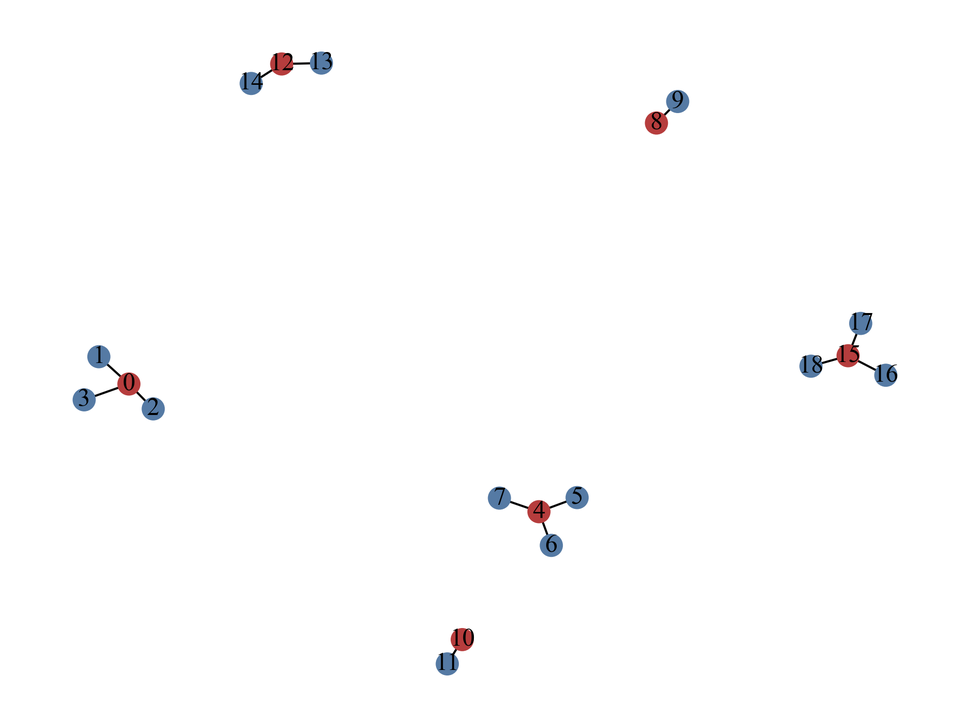
#> input picture drawing/lim_parse.png, 970 x 727 px, shrunk from 1920 x 1440 before the run, found by its file name
$ python maxlim.py
#> lines starting #> are read from the running program, lines starting #| are printed output that depends on the picture
from matplotlib.gridspec import GridSpec
import matplotlib.image as mpimg
import matplotlib.pyplot as plt
import matplotlib.ticker as ticker
import numpy as np
import os

plt.rcParams["font.size"] = 24
plt.rcParams["font.sans-serif"] = ["Times New Roman"]
plt.rcParams["font.family"] = "sans-serif"
plt.rcParams["savefig.dpi"] = 300

fig = plt.figure()
hrate = 0.05
gs = GridSpec(3, 5, figure=fig, hspace=hrate, wspace=0.03)
# gs = GridSpec(2, 3, figure=fig, wspace=0.3)

img_dir = ".\\"
lx = 0.90
ly = 0.50
px = 0.02
py = 0.02

# maxlim
Gp = mpimg.imread(os.path.abspath(img_dir + "lim_parse.png"))
#> Gp is the input picture: shape (727, 970, 4) float32; mean R, G, B, A 0.992, 0.992, 0.993, 1
Gl = mpimg.imread(os.path.abspath(img_dir + "lim_link.png"))
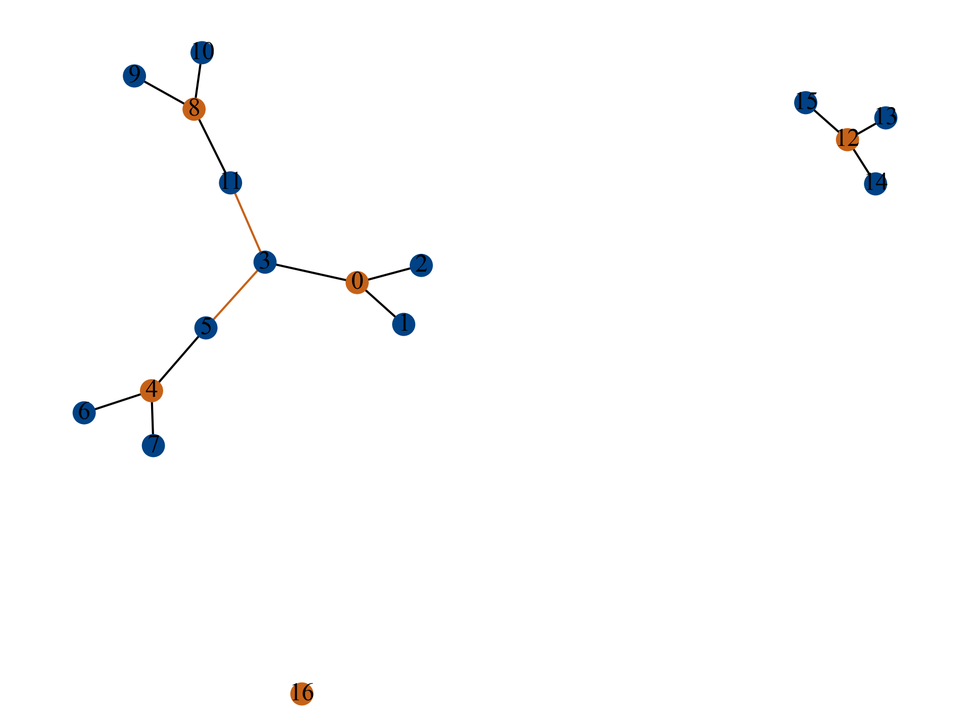
#> input picture drawing/lim_link.png, 970 x 727 px, shrunk from 1920 x 1440 before the run, found by its file name
#> Gl is the input picture: shape (727, 970, 4) float32; mean R, G, B, A 0.99, 0.99, 0.991, 1
Gr = mpimg.imread(os.path.abspath(img_dir + "lim_rest.png"))
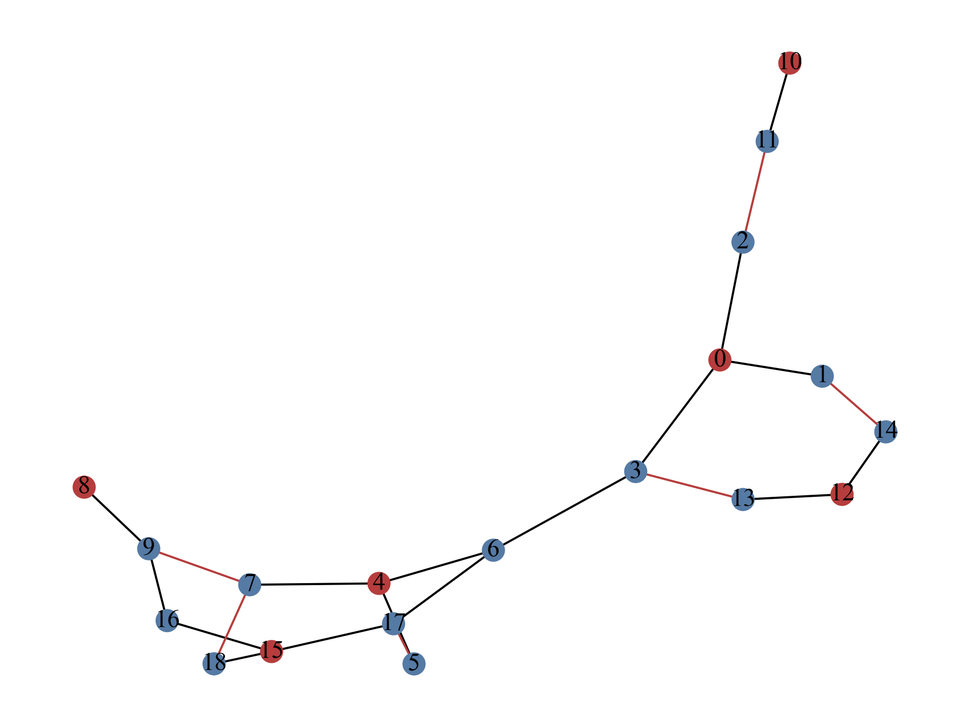
#> input picture drawing/lim_rest.png, 970 x 727 px, shrunk from 1920 x 1440 before the run, found by its file name
#> Gr is the input picture: shape (727, 970, 4) float32; mean R, G, B, A 0.989, 0.988, 0.989, 1

ax = fig.add_subplot(gs[1, 1])
ax.imshow(Gp, aspect="auto")
ax.set_xticks([])
ax.set_yticks([])

ax = fig.add_subplot(gs[1, 2])
ax.imshow(Gl, aspect="auto")
ax.set_xticks([])
ax.set_yticks([])

ax = fig.add_subplot(gs[1, 3])
ax.imshow(Gr, aspect="auto")
ax.set_xticks([])
ax.set_yticks([])

# no lim
Gp = mpimg.imread(os.path.abspath(img_dir + "no_parse.png"))
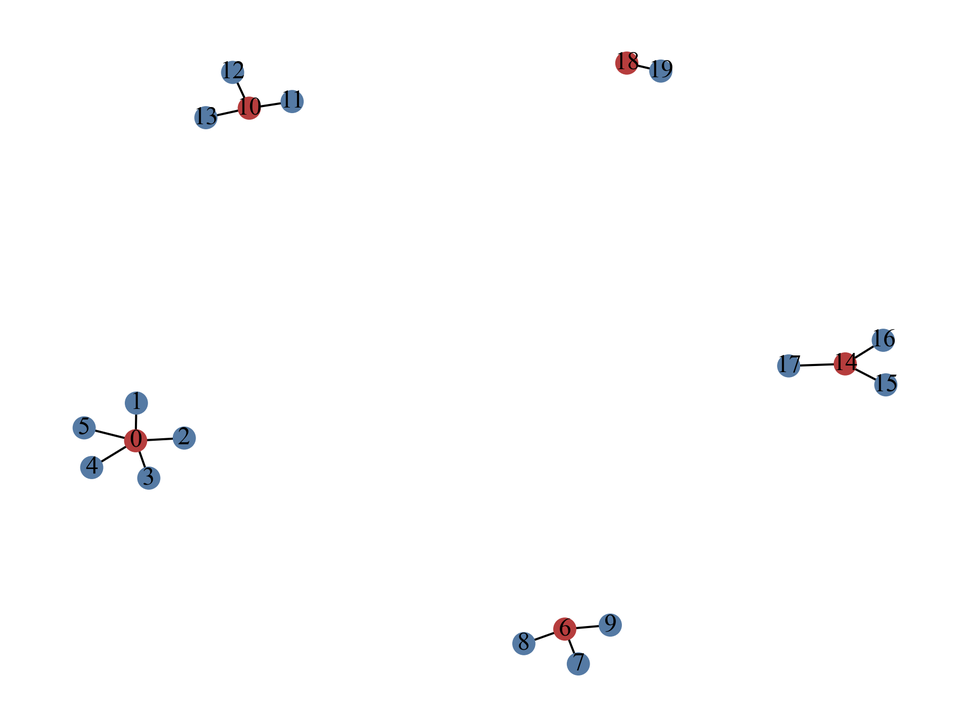
#> input picture drawing/no_parse.png, 970 x 727 px, shrunk from 1920 x 1440 before the run, found by its file name
#> Gp is the input picture: shape (727, 970, 4) float32; mean R, G, B, A 0.991, 0.991, 0.992, 1
Gl = mpimg.imread(os.path.abspath(img_dir + "no_link.png"))
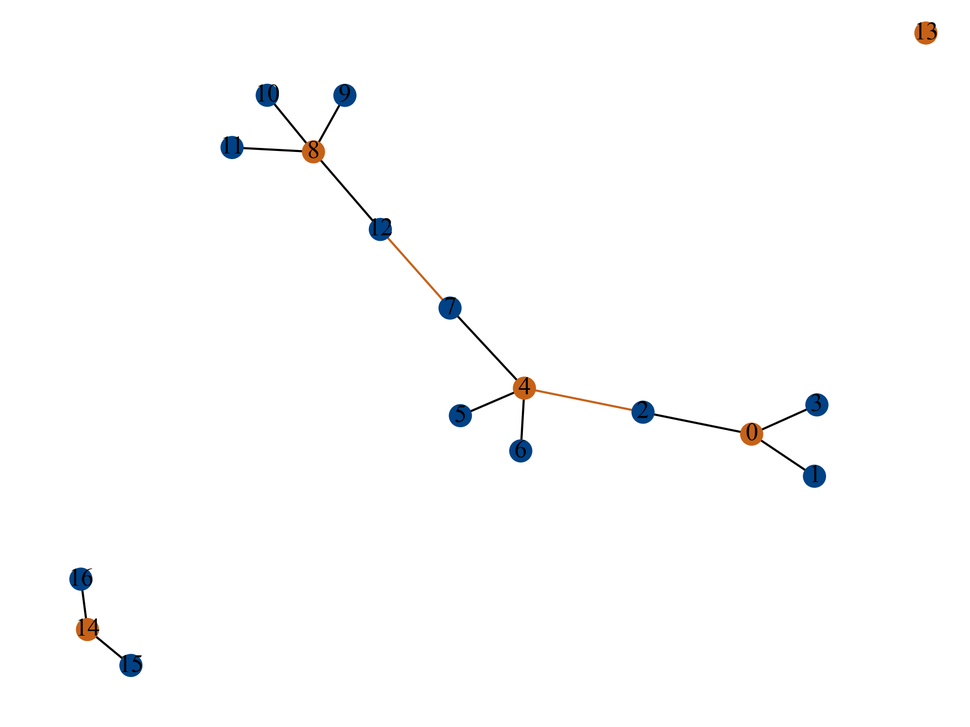
#> input picture drawing/no_link.png, 970 x 727 px, shrunk from 1920 x 1440 before the run, found by its file name
#> Gl is the input picture: shape (727, 970, 4) float32; mean R, G, B, A 0.99, 0.99, 0.991, 1
Gr = mpimg.imread(os.path.abspath(img_dir + "no_rest.png"))
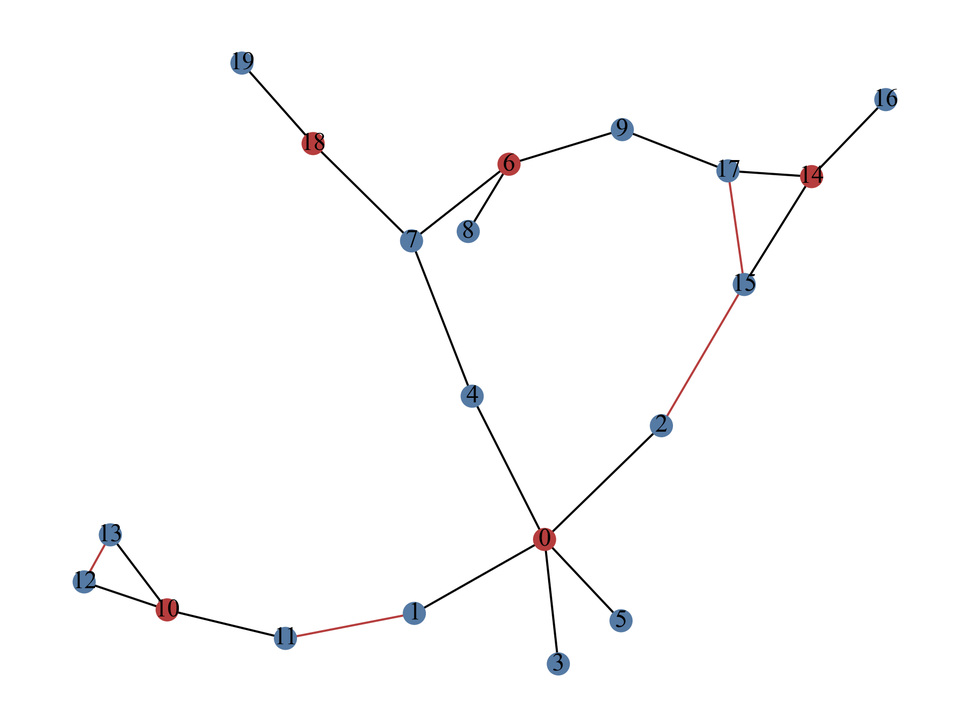
#> input picture drawing/no_rest.png, 970 x 727 px, shrunk from 1920 x 1440 before the run, found by its file name
#> Gr is the input picture: shape (727, 970, 4) float32; mean R, G, B, A 0.987, 0.986, 0.987, 1

ax = fig.add_subplot(gs[2, 1])
ax.imshow(Gp, aspect="auto")
ax.set_xticks([])
ax.set_yticks([])

ax = fig.add_subplot(gs[2, 2])
ax.imshow(Gl, aspect="auto")
ax.set_xticks([])
ax.set_yticks([])

ax = fig.add_subplot(gs[2, 3])
ax.imshow(Gr, aspect="auto")
ax.set_xticks([])
ax.set_yticks([])

# original
#> (the run stopped early here; a loop or call above may not have finished)
